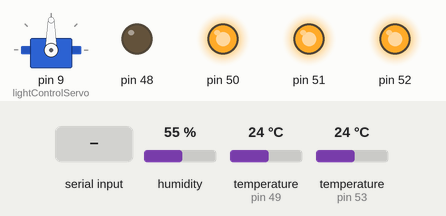
The sketch below on a simulated Arduino Mega 2560, built with avr-gcc and run on an emulated ATmega2560. Shown: servo, output pins drawn as LEDs (lit = HIGH). The test bench sets the inputs (shaded band); at power-on: humidity 55 %, temperature (sensors on pin 49, pin 53) 24 °C. What the sketch prints to the serial monitor is not drawn.

Above: at 1.2 s.
1.3 s: "<[>" received over Serial
At 1.45 s:
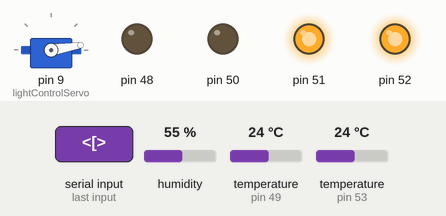
4.3 s: "<L>" received over Serial
At 4.8 s:
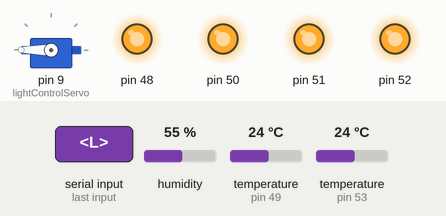
5.8 s: byte 91 ('[') received over Serial
8.8 s: byte 82 ('R') received over Serial
At 9.4 s:
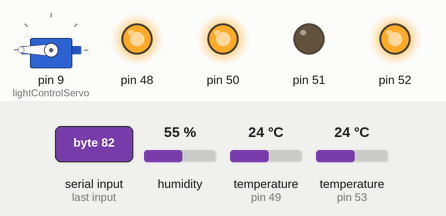
10.3 s: byte 93 (']') received over Serial
At 10.76 s:
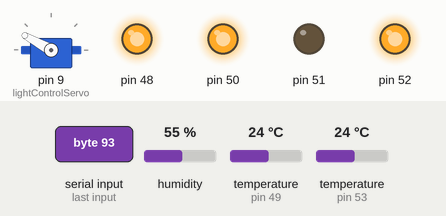
13.3 s: "<%>" received over Serial
At 14.7 s:
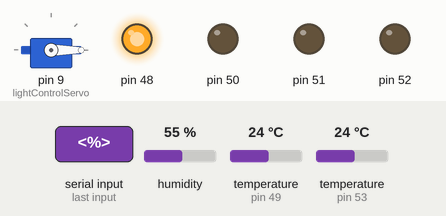
Timing chart, 0 to 16.3 s (numbered marks = the images above; inputs shaded):
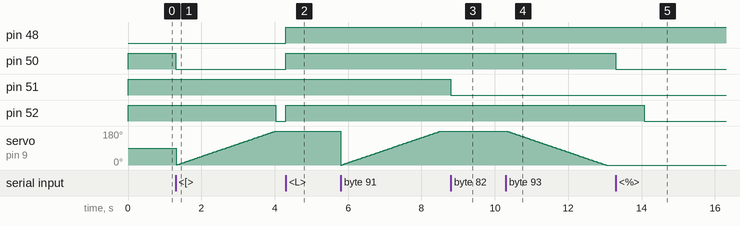

Measured:
- after the input at 1.3 s, pin 50: HIGH → LOW at once; pin 52: HIGH → LOW after 2.7 s
- after the input at 4.3 s, pin 48, pin 50, pin 52: LOW → HIGH at once
- after the input at 8.8 s, pin 51: HIGH → LOW at once
- after the input at 10.3 s, servo on pin 9 (lightControlServo): moves from 180° to 0° over 2.7 s, starting at once
- after the input at 13.3 s, pin 50: HIGH → LOW at once; pin 52: HIGH → LOW after 0.77 s

The sketch:

main.ino
```cpp
// AquaSilva Remote Monitoring and Control Application (AquaSilva RMCA), Arduino Instructions for Serial Commandment
// Performs tasks as per requested through serial, also will return sensor output when requested.

// D51 -> Relay South Input 4, GND to RESET Control
// D49 -> DS1820 (Water Temperature) Sensor I/O
// D48 -> Relay North Input 3, Light Toggle
// D50 -> Relay North Input 1, Solenoid Outlet Valve Control
// D52 -> Relay North Input 2, Solenoid Inlet Valve Control
// D53 -> AM2303 (Ambient Temperature and Humidity) Sensor I/O

#include <DHT.h>
#include <DHT_U.h>
#include <DallasTemperature.h>
#include <Servo.h>

#define DHTTYPE DHT22

DHT dht(53, DHTTYPE);
OneWire oneWire(49);
DallasTemperature sensors(&oneWire);
Servo lightControlServo;

int incomingData;
int pos = 0;
float temperature;
float humidity;
bool valveOutletActive = false;
bool valveInletActive = false;
bool lightActive = true;
bool dhtFailed = false;

void setup() {
  // put your setup code here, to run once:
  Serial.begin(9600);

  pinMode(51, OUTPUT);
  pinMode(48, OUTPUT);
  pinMode(50, OUTPUT);
  pinMode(52, OUTPUT);

  digitalWrite(51, HIGH);
  digitalWrite(50, HIGH);
  digitalWrite(52, HIGH);

  dht.begin();
  sensors.begin();

  lightControlServo.attach(9);
}

void loop() {
  // Key
  //

  if (Serial.available() > 0) {

    incomingData = Serial.read();

    if (incomingData == '<') {
      if (valveOutletActive == false) {
        valveOutletActive = true;
        digitalWrite(50, LOW);
      }
      else {
        valveOutletActive = false;
        digitalWrite(50, HIGH);
      }
    }

    if (incomingData == '>') {
      if (valveInletActive == false) {
        valveInletActive = true;
        digitalWrite(52, LOW);
      }
      else {
        valveInletActive = false;
        digitalWrite(52, HIGH);
      }
    }

    if (incomingData == 'L') {
      Serial.println(lightActive);
      if (lightActive == false) {
        lightActive = true;
        digitalWrite(48, LOW);
        Serial.println(lightActive);
      }
      else {
        lightActive = false;
        digitalWrite(48, HIGH);
        Serial.println(lightActive);
      }
    }

    if (incomingData == '[') {
      for (pos = 0; pos <= 180; pos += 1) { // goes from 0 degrees to 180 degrees
        // in steps of 1 degree
        lightControlServo.write(pos);              // tell servo to go to position in variable 'pos'
        delay(15);                       // waits 15ms for the servo to reach the position
      }
    }

    if (incomingData == ']') {
      for (pos = 180; pos >= 0; pos -= 1) { // goes from 180 degrees to 0 degrees
        lightControlServo.write(pos);              // tell servo to go to position in variable 'pos'
        delay(15);                       // waits 15ms for the servo to reach the position
      }
    }

    if (incomingData == ':') {

    }

    if (incomingData == 'R') {
      digitalWrite(51, LOW);
    }

    if (incomingData == '%') {
      float humidity = dht.readHumidity();
      float temperature = dht.readTemperature();
      if (isnan(humidity) || isnan(temperature)) {
        dhtFailed = true;
      }
      else {
        dhtFailed = false;
      }
      sensors.requestTemperatures();
      if (dhtFailed == true) {
        Serial.write("NaN");
        Serial.write(char(sensors.getTempCByIndex(0)));
        Serial.write("NaN");
      }
      else {
        Serial.write(char(temperature));
        Serial.write(char(sensors.getTempCByIndex(0)));
        Serial.write(char(humidity));
      }
    }
    if (incomingData == "?") {
      Serial.println(analogRead(8));
      Serial.println("RESULT");
    }
  }

}
```
